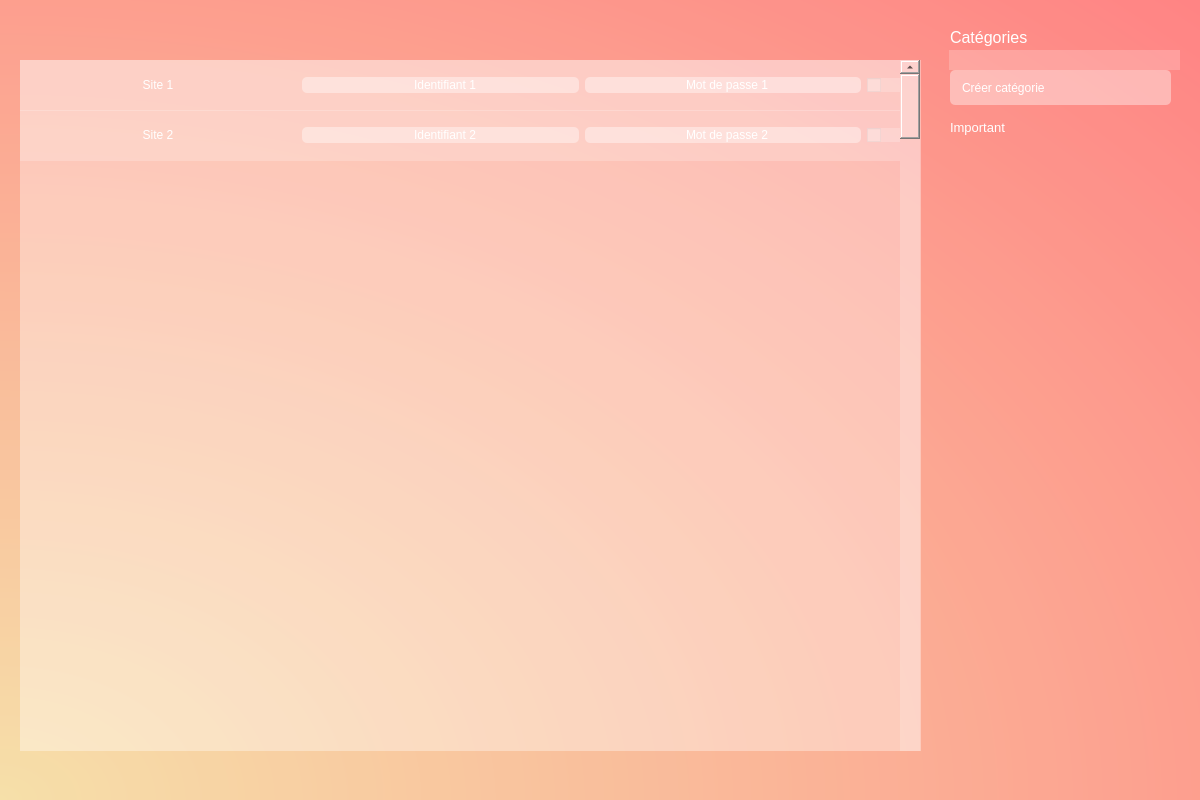
<?xml version="1.0" encoding="UTF-8"?>
<ui version="4.0">
 <class>fenetreGestion</class>
 <widget class="QMainWindow" name="fenetreGestion">
  <property name="geometry">
   <rect>
    <x>0</x>
    <y>0</y>
    <width>1200</width>
    <height>800</height>
   </rect>
  </property>
  <property name="windowTitle">
   <string>Page de Gestion - MindPass</string>
  </property>
  <property name="styleSheet">
   <string notr="true">QWidget {
border: none;
background: rgba(255,255,255,50);
}

QMainWindow {
background: qradialgradient(spread:pad, cx:0, cy:1, radius:1.406, fx:0, fy:1, stop:0 rgba(244, 216, 148, 255), stop:1 rgba(255, 102, 102, 255));
}

QLineEdit {
	background: rgba(255,255,255,100);
	border: none;
	border-radius: 5px;
	color: white;
	padding-left: 10px;
}

QLabel {
background: none;
color: white;
}

Line {
background: none;
border: 1px solid bottom;
}

#label_3 {
color: white;
}


siteLayout_3 {
background: rgba(255,255,255,25);
}</string>
  </property>
  <widget class="QWidget" name="centralwidget">
   <widget class="QLabel" name="label_3">
    <property name="geometry">
     <rect>
      <x>950</x>
      <y>20</y>
      <width>211</width>
      <height>35</height>
     </rect>
    </property>
    <property name="font">
     <font>
      <pointsize>12</pointsize>
     </font>
    </property>
    <property name="text">
     <string>Catégories</string>
    </property>
   </widget>
   <widget class="Line" name="line">
    <property name="geometry">
     <rect>
      <x>949</x>
      <y>50</y>
      <width>231</width>
      <height>20</height>
     </rect>
    </property>
    <property name="orientation">
     <enum>Qt::Horizontal</enum>
    </property>
   </widget>
   <widget class="QLineEdit" name="lineEdit">
    <property name="geometry">
     <rect>
      <x>950</x>
      <y>70</y>
      <width>221</width>
      <height>35</height>
     </rect>
    </property>
    <property name="text">
     <string>Créer catégorie</string>
    </property>
    <property name="alignment">
     <set>Qt::AlignLeading|Qt::AlignLeft|Qt::AlignVCenter</set>
    </property>
   </widget>
   <widget class="QLabel" name="categorie1">
    <property name="geometry">
     <rect>
      <x>950</x>
      <y>110</y>
      <width>191</width>
      <height>35</height>
     </rect>
    </property>
    <property name="font">
     <font>
      <pointsize>10</pointsize>
      <weight>50</weight>
      <bold>false</bold>
     </font>
    </property>
    <property name="styleSheet">
     <string notr="true">categorie1{
rgb(0, 0, 127);
}</string>
    </property>
    <property name="text">
     <string>Important</string>
    </property>
   </widget>
   <widget class="QScrollArea" name="scrollArea">
    <property name="geometry">
     <rect>
      <x>20</x>
      <y>60</y>
      <width>901</width>
      <height>691</height>
     </rect>
    </property>
    <property name="sizePolicy">
     <sizepolicy hsizetype="Expanding" vsizetype="Expanding">
      <horstretch>0</horstretch>
      <verstretch>0</verstretch>
     </sizepolicy>
    </property>
    <property name="widgetResizable">
     <bool>true</bool>
    </property>
    <widget class="QWidget" name="scrollAreaWidgetContents">
     <property name="enabled">
      <bool>true</bool>
     </property>
     <property name="geometry">
      <rect>
       <x>0</x>
       <y>0</y>
       <width>901</width>
       <height>691</height>
      </rect>
     </property>
     <widget class="QWidget" name="gridLayoutWidget">
      <property name="geometry">
       <rect>
        <x>0</x>
        <y>0</y>
        <width>880</width>
        <height>51</height>
       </rect>
      </property>
      <layout class="QGridLayout" name="siteLayout_2" columnstretch="100,100,100,12">
       <property name="leftMargin">
        <number>0</number>
       </property>
       <item row="0" column="2">
        <widget class="QLineEdit" name="lineEdit_3">
         <property name="text">
          <string>Mot de passe 1</string>
         </property>
         <property name="alignment">
          <set>Qt::AlignCenter</set>
         </property>
        </widget>
       </item>
       <item row="0" column="0">
        <widget class="QLabel" name="label_4">
         <property name="styleSheet">
          <string notr="true">QGridLayout{
rgb(90, 93, 255);
}</string>
         </property>
         <property name="text">
          <string>Site 1</string>
         </property>
         <property name="alignment">
          <set>Qt::AlignCenter</set>
         </property>
        </widget>
       </item>
       <item row="0" column="1">
        <widget class="QLineEdit" name="lineEdit_2">
         <property name="inputMask">
          <string/>
         </property>
         <property name="text">
          <string>Identifiant 1</string>
         </property>
         <property name="maxLength">
          <number>32767</number>
         </property>
         <property name="alignment">
          <set>Qt::AlignCenter</set>
         </property>
        </widget>
       </item>
       <item row="0" column="3">
        <widget class="QCheckBox" name="checkBox">
         <property name="text">
          <string/>
         </property>
         <property name="checkable">
          <bool>true</bool>
         </property>
         <property name="checked">
          <bool>false</bool>
         </property>
        </widget>
       </item>
      </layout>
     </widget>
     <widget class="QScrollBar" name="verticalScrollBar">
      <property name="geometry">
       <rect>
        <x>880</x>
        <y>0</y>
        <width>20</width>
        <height>741</height>
       </rect>
      </property>
      <property name="orientation">
       <enum>Qt::Vertical</enum>
      </property>
     </widget>
     <widget class="QWidget" name="gridLayoutWidget_2">
      <property name="geometry">
       <rect>
        <x>0</x>
        <y>50</y>
        <width>880</width>
        <height>51</height>
       </rect>
      </property>
      <layout class="QGridLayout" name="siteLayout_3" columnstretch="100,100,100,12">
       <property name="leftMargin">
        <number>0</number>
       </property>
       <item row="0" column="2">
        <widget class="QLineEdit" name="lineEdit_4">
         <property name="text">
          <string>Mot de passe 2</string>
         </property>
         <property name="alignment">
          <set>Qt::AlignCenter</set>
         </property>
        </widget>
       </item>
       <item row="0" column="0">
        <widget class="QLabel" name="label_5">
         <property name="styleSheet">
          <string notr="true">QGridLayout{
rgb(90, 93, 255);
}</string>
         </property>
         <property name="text">
          <string>Site 2</string>
         </property>
         <property name="alignment">
          <set>Qt::AlignCenter</set>
         </property>
        </widget>
       </item>
       <item row="0" column="1">
        <widget class="QLineEdit" name="lineEdit_5">
         <property name="inputMask">
          <string/>
         </property>
         <property name="text">
          <string>Identifiant 2</string>
         </property>
         <property name="maxLength">
          <number>32767</number>
         </property>
         <property name="alignment">
          <set>Qt::AlignCenter</set>
         </property>
        </widget>
       </item>
       <item row="0" column="3">
        <widget class="QCheckBox" name="checkBox_2">
         <property name="text">
          <string/>
         </property>
         <property name="checkable">
          <bool>true</bool>
         </property>
         <property name="checked">
          <bool>false</bool>
         </property>
        </widget>
       </item>
      </layout>
     </widget>
    </widget>
   </widget>
  </widget>
  <widget class="QMenuBar" name="menubar">
   <property name="geometry">
    <rect>
     <x>0</x>
     <y>0</y>
     <width>1200</width>
     <height>38</height>
    </rect>
   </property>
  </widget>
 </widget>
 <resources/>
 <connections/>
</ui>
